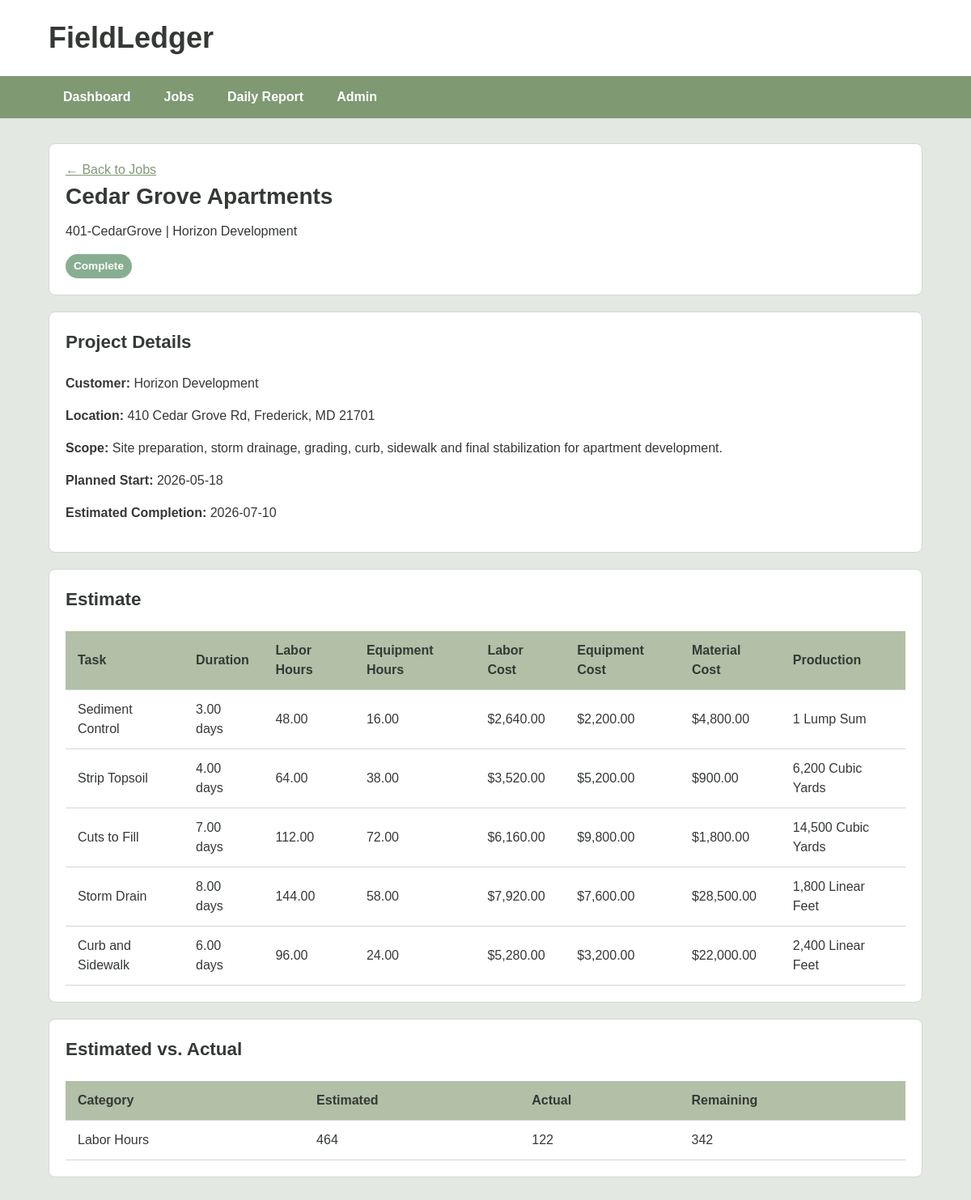
The app's page /Fieldledger/Views/job_view.php?job_id=401 (signed in) with its own data.
### tables this page shows
CREATE TABLE `jobs` (
  `job_id` int(11) NOT NULL,
  `job_number` varchar(25) NOT NULL,
  `job_name` varchar(100) NOT NULL,
  `customer_name` varchar(100) NOT NULL,
  `address` varchar(150) DEFAULT NULL,
  `city` varchar(75) DEFAULT NULL,
  `state` char(2) DEFAULT NULL,
  `zip_code` varchar(10) DEFAULT NULL,
  `scope_description` text DEFAULT NULL,
  `status` varchar(25) NOT NULL DEFAULT 'Active',
  `completed_date` date DEFAULT NULL
);

CREATE TABLE `estimates` (
  `estimate_id` int(11) NOT NULL,
  `job_id` int(11) NOT NULL,
  `start_date` date DEFAULT NULL COMMENT 'Planned Start',
  `estimated_end_date` date DEFAULT NULL COMMENT 'Planned Completion'
);

CREATE TABLE `job_tasks` (
  `task_id` int(11) NOT NULL,
  `estimate_id` int(11) NOT NULL,
  `task_name` varchar(100) NOT NULL,
  `description` text DEFAULT NULL,
  `estimated_duration_days` decimal(5,2) DEFAULT NULL,
  `estimated_labor_hours` decimal(10,2) DEFAULT NULL,
  `estimated_labor_cost` decimal(12,2) DEFAULT NULL,
  `estimated_equipment_hours` decimal(10,2) DEFAULT NULL,
  `estimated_equipment_cost` decimal(12,2) DEFAULT NULL,
  `estimated_material_cost` decimal(12,2) DEFAULT NULL,
  `estimated_production_qty` decimal(10,2) DEFAULT NULL,
  `production_unit` varchar(30) DEFAULT NULL
);

### Fieldledger/Views/job_view.php (the view, shortened to what this page needs)
<?php
require_once '../Config/database.php';
$job_id = (int) $_GET['job_id'];
$sql = "
    SELECT *
    FROM jobs
    WHERE job_id = ?
";
$stmt = $conn->prepare($sql);
$stmt->bind_param("i", $job_id);
$stmt->execute();
$result = $stmt->get_result();
$job = $result->fetch_assoc();
$estimate_sql = "
    SELECT *
    FROM estimates
    WHERE job_id = ?
";
$estimate_stmt = $conn->prepare($estimate_sql);
$estimate_stmt->bind_param("i", $job_id);
$estimate_stmt->execute();
$estimate_result = $estimate_stmt->get_result();
$estimate = $estimate_result->fetch_assoc();
$tasks = null;
if ($estimate) {
    $task_sql = "
        SELECT *
        FROM job_tasks
        WHERE estimate_id = ?
        ORDER BY task_id
    ";
    $task_stmt = $conn->prepare($task_sql);
    $task_stmt->bind_param(
        "i",
        $estimate['estimate_id']
    );
    $task_stmt->execute();
    $tasks = $task_stmt->get_result();
$actual_labor_sql = "
    SELECT SUM(le.regular_hours + le.overtime_hours) AS actual_labor_hours
    FROM labor_entries le
    JOIN daily_reports dr
        ON le.report_id = dr.report_id
    WHERE dr.job_id = ?
";
$actual_labor_stmt = $conn->prepare($actual_labor_sql);
$actual_labor_stmt->bind_param("i", $job_id);
$actual_labor_stmt->execute();
$actual_labor_result = $actual_labor_stmt->get_result();
$actual_labor = $actual_labor_result->fetch_assoc();
$actual_labor_hours =
    $actual_labor['actual_labor_hours'] ?? 0;
$estimated_labor_sql = "
    SELECT SUM(estimated_labor_hours) AS estimated_labor_hours
    FROM job_tasks
    WHERE estimate_id = ?
";
$estimated_labor_stmt = $conn->prepare($estimated_labor_sql);
$estimated_labor_stmt->bind_param(
    "i",
    $estimate['estimate_id']
);
$estimated_labor_stmt->execute();
$estimated_labor_result = $estimated_labor_stmt->get_result();
$estimated_labor = $estimated_labor_result->fetch_assoc();
$estimated_labor_hours =
    $estimated_labor['estimated_labor_hours'] ?? 0;
$remaining_labor_hours =
    $estimated_labor_hours - $actual_labor_hours;
}
function formatUnit($unit) {
    $units = [
        'LS'  => 'Lump Sum',
        'CY'  => 'Cubic Yards',
        'LF'  => 'Linear Feet',
        'SF'  => 'Square Feet',
        'AC'  => 'Acres',
        'SY'  => 'Square Yards',
        'TON' => 'Tons'
    ];
    return $units[$unit] ?? $unit;
}
?>
<!DOCTYPE html>
<html lang="en">
<head>
    <link rel="stylesheet"
          href="../Assets/styles.css">
</head>
<body>
<header>
    <h1>FieldLedger</h1>
    <nav>
        <ul>
            <li><a href="dashboard.php">Dashboard</a></li>
            <li><a href="jobs.php">Jobs</a></li>
            <li><a href="daily_report.php">Daily Report</a></li>
            <li><a href="admin.php">Admin</a></li>
        </ul>
    </nav>
</header>
<main>
<section class="panel">
    <a href="jobs.php">← Back to Jobs</a>
    <div class="job-header">
        <div>
            <h2>
                <?php echo htmlspecialchars($job['job_name']); ?>
            </h2>
            <p>
                <?php echo htmlspecialchars($job['job_number']); ?>
                |
                <?php echo htmlspecialchars($job['customer_name']); ?>
            </p>
        </div>
        <div>
            <span class="status status-<?php echo strtolower($job['status']); ?>">
                <?php echo htmlspecialchars($job['status']); ?>
            </span>
        </div>
    </div>
</section>
<section class="panel">
    <h3>Project Details</h3>
    <p>
        <strong>Customer:</strong>
        <?php echo htmlspecialchars($job['customer_name']); ?>
    </p>
    <p>
        <strong>Location:</strong>
        <?php
        echo htmlspecialchars(
            $job['address'] . ', ' .
            $job['city'] . ', ' .
            $job['state'] . ' ' .
            $job['zip_code']
        );
        ?>
    </p>
    <p>
        <strong>Scope:</strong>
        <?php echo htmlspecialchars($job['scope_description']); ?>
    </p>
    <?php if ($estimate): ?>
    <p>
        <strong>Planned Start:</strong>
        <?php echo htmlspecialchars($estimate['start_date']); ?>
    </p>
    <p>
        <strong>Estimated Completion:</strong>
        <?php echo htmlspecialchars($estimate['estimated_end_date']); ?>
    </p>
<?php endif; ?>
</section>
<section class="panel">
    <h3>Estimate</h3>
    <?php if ($tasks && $tasks->num_rows > 0): ?>
        <table>
            <thead>
                <tr>
                    <th>Task</th>
                    <th>Duration</th>
                    <th>Labor Hours</th>
                    <th>Equipment Hours</th>
                    <th>Labor Cost</th>
                    <th>Equipment Cost</th>
                    <th>Material Cost</th>
                    <th>Production</th>
                </tr>
            </thead>
            <tbody>
                <?php while ($task = $tasks->fetch_assoc()): ?>
                    <tr>
                        <td>
                            <?php echo htmlspecialchars($task['task_name']); ?>
                        </td>
                        <td>
                            <?php echo htmlspecialchars($task['estimated_duration_days']); ?> days
                        </td>
                        <td>
                            <?php echo htmlspecialchars($task['estimated_labor_hours']); ?>
                        </td>
                        <td>
                            <?php echo htmlspecialchars($task['estimated_equipment_hours']); ?>
                        </td>
                        <td>
                            $<?php echo number_format($task['estimated_labor_cost'], 2); ?>
                        </td>
                        <td>
                            $<?php echo number_format($task['estimated_equipment_cost'], 2); ?>
                        </td>
                        <td>
                            $<?php echo number_format($task['estimated_material_cost'], 2); ?>
                        </td>
                        <td>
                            <?php
                            echo number_format($task['estimated_production_qty']) . ' ' .
                                htmlspecialchars(formatUnit($task['production_unit']));
                            ?>
                        </td>
                    </tr>
                <?php endwhile; ?>
            </tbody>
        </table>
    <?php else: ?>
        <p>No estimate tasks have been entered for this job.</p>
    <?php endif; ?>
</section>
<section class="panel">
    <h3>Estimated vs. Actual</h3>
    <table>
        <thead>
            <tr>
                <th>Category</th>
                <th>Estimated</th>
                <th>Actual</th>
                <th>Remaining</th>
            </tr>
        </thead>
        <tbody>
            <tr>
                <td>Labor Hours</td>
                <td>
                    <?php echo number_format($estimated_labor_hours); ?>
                </td>
                <td>
                    <?php echo number_format($actual_labor_hours); ?>
                </td>
                <td>
                    <?php echo number_format($remaining_labor_hours); ?>
                </td>
            </tr>
        </tbody>
    </table>
</section>
</main>

### Fieldledger/Assets/styles.css (style rules this page uses)
:root { --text-dark: #343936; --text: #696b6a; --background: #e3e8e3; --primary: #7f9973; --secondary: #b1c0a6; --accent: #88ae92; --white: #ffffff; --border: #d2d8d2; }
* { box-sizing: border-box; }
html { font-size: 100%; }
body { margin: 0; font-family: Calibri, Arial, sans-serif; font-size: 1rem; font-weight: 400; line-height: 1.5; background: var(--background); color: var(--text-dark); }
h1, h2, h3, h4, h5 { font-family: Calibri, Arial, sans-serif; font-weight: 700; color: var(--text-dark); margin-top: 0; }
h1 { font-size: 2.25rem; }
h2 { font-size: 1.75rem; }
h3 { font-size: 1.4rem; }
p { margin-top: 0; }
header { background: var(--white); border-bottom: 1px solid var(--border); }
header h1 { margin: 0; padding: 20px 5%; }
nav { background: var(--primary); padding: 0 5%; }
nav ul { list-style: none; display: flex; align-items: center; gap: 5px; margin: 0; padding: 0; }
nav li { margin: 0; }
nav a { display: block; padding: 14px 18px; color: var(--white); text-decoration: none; font-weight: 700; border-radius: 4px; }
main { width: 90%; max-width: 1200px; margin: 30px auto; }
.card, .panel { background: var(--white); padding: 20px; margin-bottom: 20px; border: 1px solid var(--border); border-radius: 8px; }
.card h3, .panel h2 { margin-bottom: 10px; }
table { width: 100%; border-collapse: collapse; background: var(--white); }
thead { background: var(--secondary); }
th { text-align: left; color: var(--text-dark); font-weight: 700; }
th, td { padding: 12px 15px; border-bottom: 1px solid var(--border); }
.status { display: inline-block; padding: 5px 10px; border-radius: 20px; font-size: 0.85rem; font-weight: 700; }
.status-complete { background: var(--accent); color: var(--white); }
a { color: var(--primary); }
nav a, nav a:hover { color: var(--white); }

### records on screen
jobs: job_name "Cedar Grove Apartments", job_number "401-CedarGrove", customer_name "Horizon Development", status "Complete", address+city+state "410 Cedar Grove Rd, Frederick, MD 21701", scope_description "Site preparation, storm drainage, grading, curb, sidewalk and final stabilization for apartment development."
estimates: start_date "2026-05-18", estimated_end_date "2026-07-10"
job_tasks: task_name "Sediment Control", estimated_duration_days "3.00", estimated_labor_hours "48.00", estimated_equipment_hours "16.00", estimated_labor_cost "2,640.00", estimated_equipment_cost "2,200.00", estimated_material_cost "4,800.00", estimated_production_qty "1", production_unit "Lump Sum"
job_tasks: task_name "Strip Topsoil", estimated_duration_days "4.00", estimated_labor_hours "64.00", estimated_equipment_hours "38.00", estimated_labor_cost "3,520.00", estimated_equipment_cost "5,200.00", estimated_material_cost "900.00", estimated_production_qty "6,200", production_unit "Cubic Yards"
job_tasks: task_name "Cuts to Fill", estimated_duration_days "7.00", estimated_labor_hours "112.00", estimated_equipment_hours "72.00", estimated_labor_cost "6,160.00", estimated_equipment_cost "9,800.00", estimated_material_cost "1,800.00", estimated_production_qty "14,500", production_unit "Cubic Yards"
job_tasks: task_name "Storm Drain", estimated_duration_days "8.00", estimated_labor_hours "144.00", estimated_equipment_hours "58.00", estimated_labor_cost "7,920.00", estimated_equipment_cost "7,600.00", estimated_material_cost "28,500.00", estimated_production_qty "1,800", production_unit "Linear Feet"
job_tasks: task_name "Curb and Sidewalk", estimated_duration_days "6.00", estimated_labor_hours "96.00", estimated_equipment_hours "24.00", estimated_labor_cost "5,280.00", estimated_equipment_cost "3,200.00", estimated_material_cost "22,000.00", estimated_production_qty "2,400", production_unit "Linear Feet"

### other values on screen
$estimated_labor_hours "464"
$actual_labor_hours "122"
$remaining_labor_hours "342"
